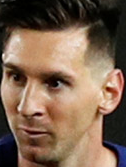
#> input picture messi_2_template.jpg, 126 x 167 px
$ python test_distortion.py
#> lines starting #> are read from the running program, lines starting #| are printed output that depends on the picture
#> further down, src is the input picture: shape (167, 126, 3); mean B, G, R 80.4, 99.8, 125
import cv2
import numpy as np

# path
path = 'messi_2_template.jpg'

def rotate_image(image, angle):
#> called with angle = 123
  image_center = tuple(np.array(image.shape[1::-1]) / 2)
#> image_center = (63, 83.5)
  rot_mat = cv2.getRotationMatrix2D(image_center, angle, 1.0)
  result = cv2.warpAffine(image, rot_mat, image.shape[1::-1], flags=cv2.INTER_LINEAR)
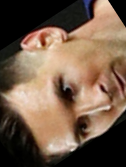
#> result: shape (167, 126, 3); mean B, G, R 73.6, 92.1, 115.3
  return result

# Reading an image in default mode
src = cv2.imread(path)

# Window name in which image is displayed
window_name = 'Image'

# Using cv2.rotate() method
# Using cv2.ROTATE_180 rotate by
# 180 degrees clockwise
image = rotate_image(src, 123)

# Displaying the image
cv2.imshow(window_name, image)
cv2.waitKey(0)

$ run again, with messi.jpg copied over messi_2_template.jpg
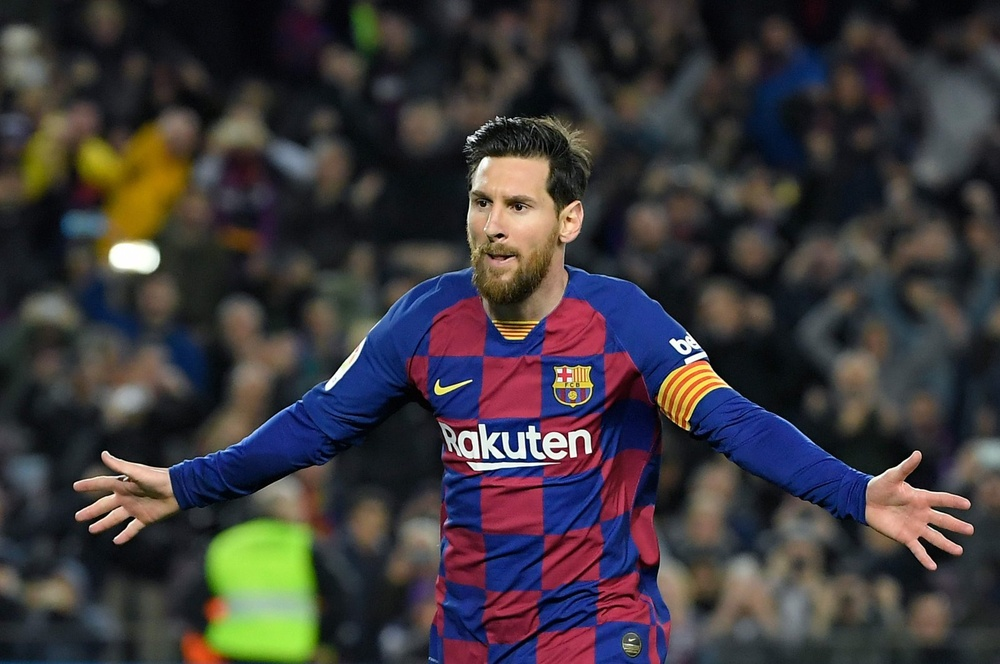
#> input picture messi.jpg, 1000 x 664 px, shrunk from 1600 x 1062 before the run
#> src is the input picture: shape (664, 1000, 3); mean B, G, R 59.3, 56.7, 61.4
#> in rotate_image, `result = cv2.warpAffine(image, rot_mat, image.shape[1::-1], flags=cv2...`:
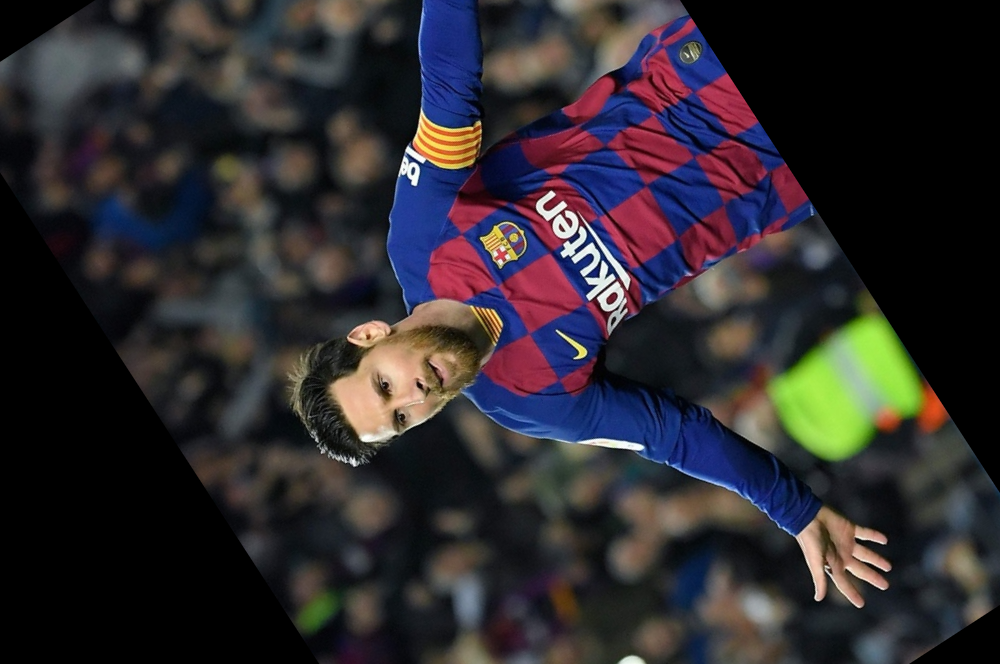
#> result: shape (664, 1000, 3); mean B, G, R 46.2, 42.1, 46.1

$ run again, with messi_2.jpg copied over messi_2_template.jpg
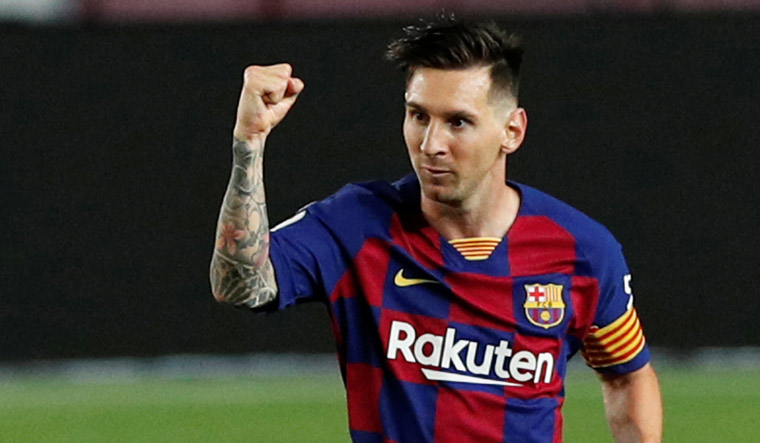
#> input picture messi_2.jpg, 760 x 443 px
#> src is the input picture: shape (443, 760, 3); mean B, G, R 47.6, 52, 58.8
#> in rotate_image, `result = cv2.warpAffine(image, rot_mat, image.shape[1::-1], flags=cv2...`:
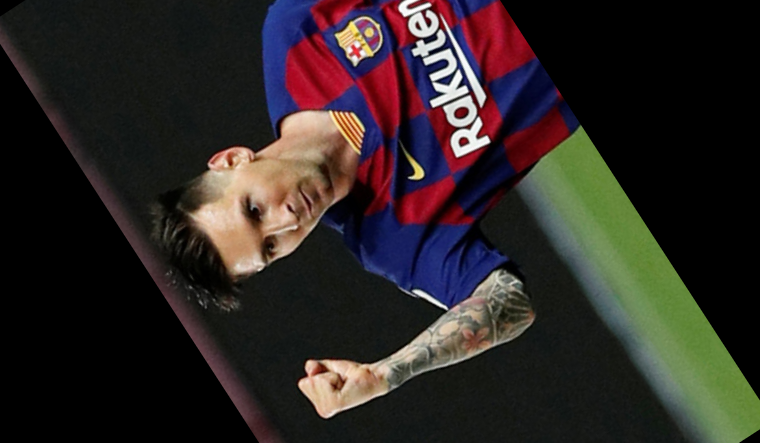
#> result: shape (443, 760, 3); mean B, G, R 36, 37.9, 44.9

$ run again, with messi_template.jpg copied over messi_2_template.jpg
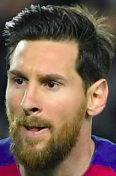
#> input picture messi_template.jpg, 116 x 176 px
#> src is the input picture: shape (176, 116, 3); mean B, G, R 80.8, 94.5, 117
#> in rotate_image, `result = cv2.warpAffine(image, rot_mat, image.shape[1::-1], flags=cv2...`:
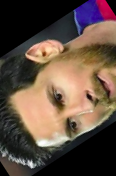
#> result: shape (176, 116, 3); mean B, G, R 66.1, 78.3, 97.4
